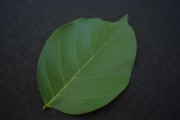
#> input picture test/test/Alstonia Scholaris/0007_0004.JPG, 180 x 120 px
$ python -i features.py   (imports and definitions only)   (older library calls are emulated)
#> lines starting #> are read from the running program, lines starting #| are printed output that depends on the picture; after the words box and inside, x2 and y2 are one past the last pixel; in counts of white or black regions, pixels touching at a corner belong together
#> further down, picture is the input picture: shape (120, 180, 3); mean B, G, R 46.4, 58.3, 45.7
from __future__ import annotations

from pathlib import Path
from typing import Any

import cv2
import numpy as np
import pandas as pd
from skimage.feature import graycomatrix, graycoprops, hog, local_binary_pattern
from tqdm import tqdm

from leaflib.config import (
    HOG_CELLS_PER_BLOCK,
    HOG_IMAGE_SIZE,
    HOG_ORIENTATIONS,
    HOG_PIXELS_PER_CELL,
    LBP_METHOD,
    LBP_POINTS,
    LBP_RADIUS,
)


# [5 lines left out: function load_image_bgr, not called in this run]


def preprocess_leaf(image_bgr: np.ndarray) -> tuple[np.ndarray, np.ndarray, np.ndarray, np.ndarray, np.ndarray]:
    blurred = cv2.GaussianBlur(image_bgr, (5, 5), 0)
    hsv = cv2.cvtColor(blurred, cv2.COLOR_BGR2HSV)
#> hsv: shape (120, 180, 3); mean H, S, V 88.8, 63.2, 60.9

    sat = hsv[:, :, 1]
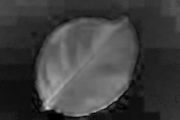
#> sat: shape (120, 180); min 0, max 213, mean 63.2
    _, mask = cv2.threshold(sat, 0, 255, cv2.THRESH_BINARY + cv2.THRESH_OTSU)
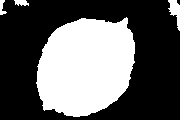
#> mask: shape (120, 180); 37.4% white; 4 white regions, box (x1, y1, x2, y2) and area: (36, 17, 135, 117) 7758, (168, 0, 180, 31) 190, (14, 0, 29, 6) 67, (0, 0, 7, 15) 58

    if np.count_nonzero(mask) < mask.size * 0.05:
        value = hsv[:, :, 2]
        _, mask = cv2.threshold(value, 0, 255, cv2.THRESH_BINARY_INV + cv2.THRESH_OTSU)

    kernel = np.ones((5, 5), np.uint8)
    mask = cv2.morphologyEx(mask, cv2.MORPH_OPEN, kernel)
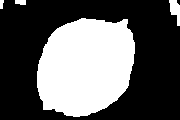
#> mask: shape (120, 180); 37% white; 4 white regions, box (x1, y1, x2, y2) and area: (37, 18, 135, 117) 7735, (169, 0, 180, 26) 171, (15, 0, 26, 5) 50, (0, 0, 4, 9) 30
    mask = cv2.morphologyEx(mask, cv2.MORPH_CLOSE, kernel)
#> mask: shape (120, 180); 37% white; 4 white regions, box (x1, y1, x2, y2) and area: (37, 18, 135, 117) 7742, (169, 0, 180, 26) 174, (15, 0, 26, 5) 50, (0, 0, 4, 9) 30

    gray = cv2.cvtColor(blurred, cv2.COLOR_BGR2GRAY)
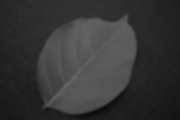
#> gray: shape (120, 180); min 12, max 105, mean 53.2
    edges = cv2.Canny(gray, threshold1=100, threshold2=200)
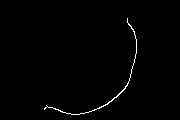
#> edges: shape (120, 180); 0.88% white in thin lines or dots, all inside (x1, y1, x2, y2) = (44, 18, 137, 115)
    return blurred, hsv, gray, mask, edges


# [107 lines left out: functions masked_stats, largest_contour, glcm_features, lbp_features, hog_features, shape_features and 3 more, not called in this run]

>>> import cv2
>>> picture = cv2.imread('../test/test/Alstonia Scholaris/0007_0004.JPG')
>>> result = preprocess_leaf(picture)
#> result = 5 items

$ run again, on test/test/Alstonia Scholaris/0007_0005.JPG
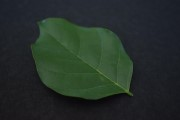
#> input picture test/test/Alstonia Scholaris/0007_0005.JPG, 180 x 120 px
#> picture is the input picture: shape (120, 180, 3); mean B, G, R 41.1, 47.1, 36.9
#> hsv: shape (120, 180, 3); mean H, S, V 96.1, 66.1, 50.9
#> in preprocess_leaf, `_, mask = cv2.threshold(sat, 0, 255, cv2.THRESH_BINARY + cv2.THRESH_OT..`:
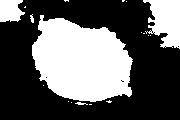
#> mask: shape (120, 180); 37.8% white; 18 white regions (13 under 20 px), largest, box (x1, y1, x2, y2) and area: (32, 15, 133, 102) 6413, (143, 0, 180, 49) 1227, (0, 0, 25, 22) 444, (30, 14, 34, 23) 23, (75, 102, 88, 105) 23
#> in preprocess_leaf, `edges = cv2.Canny(gray, threshold1=100, threshold2=200)`:
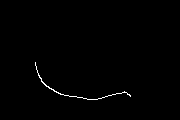
#> edges: shape (120, 180); 0.6% white in thin lines or dots, all inside (x1, y1, x2, y2) = (35, 62, 131, 100)
#> result = 5 items

$ run again, on test/test/Alstonia Scholaris/0014_0006.JPG
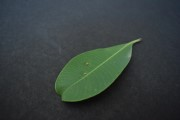
#> input picture test/test/Alstonia Scholaris/0014_0006.JPG, 180 x 120 px
#> picture is the input picture: shape (120, 180, 3); mean B, G, R 62.5, 64.3, 55.3
#> hsv: shape (120, 180, 3); mean H, S, V 96.4, 45.6, 68.8
#> in preprocess_leaf, `_, mask = cv2.threshold(sat, 0, 255, cv2.THRESH_BINARY + cv2.THRESH_OT..`:
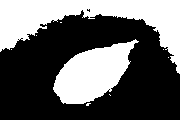
#> mask: shape (120, 180); 38.5% white; 9 white regions (7 under 20 px), largest, box (x1, y1, x2, y2) and area: (0, 0, 180, 74) 5116, (53, 39, 139, 104) 3188
#> in preprocess_leaf, `edges = cv2.Canny(gray, threshold1=100, threshold2=200)`:
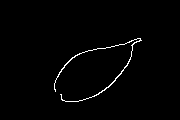
#> edges: shape (120, 180); 1.2% white in thin lines or dots, all inside (x1, y1, x2, y2) = (54, 38, 142, 102)
#> result = 5 items
